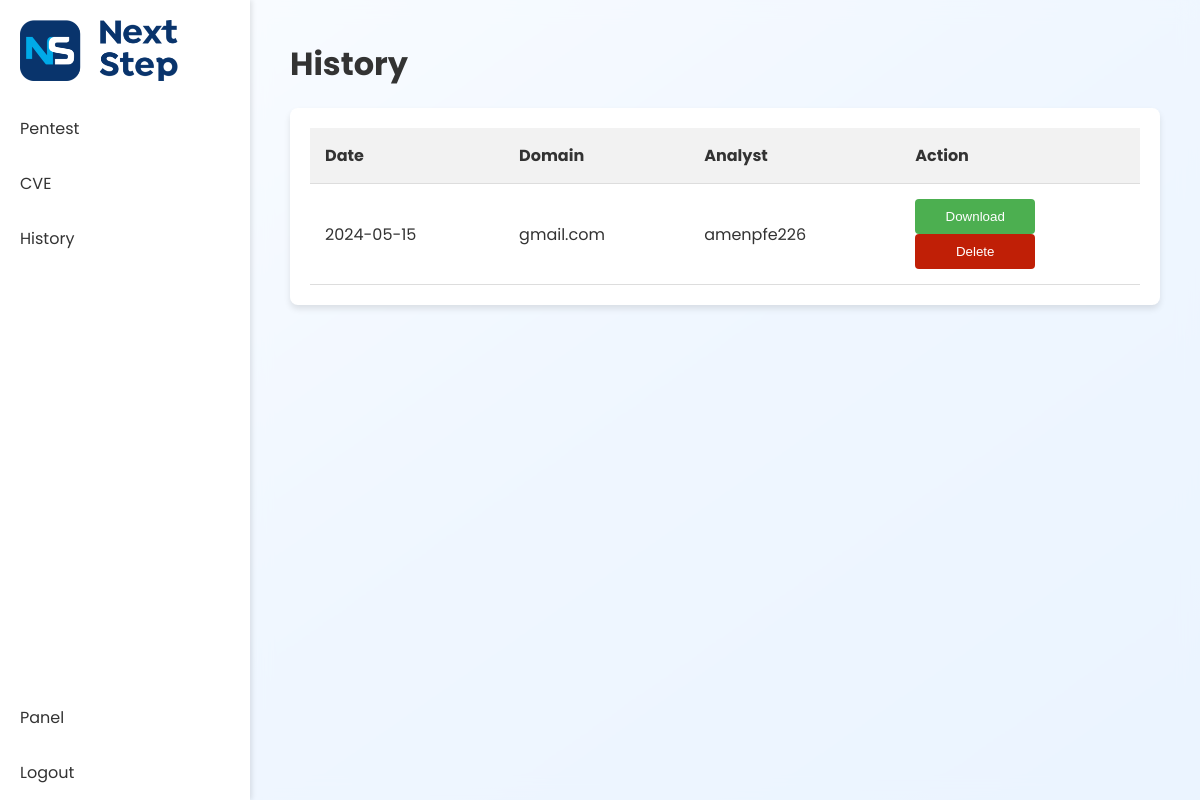
Page /history/ (signed in) on the earlier database version.
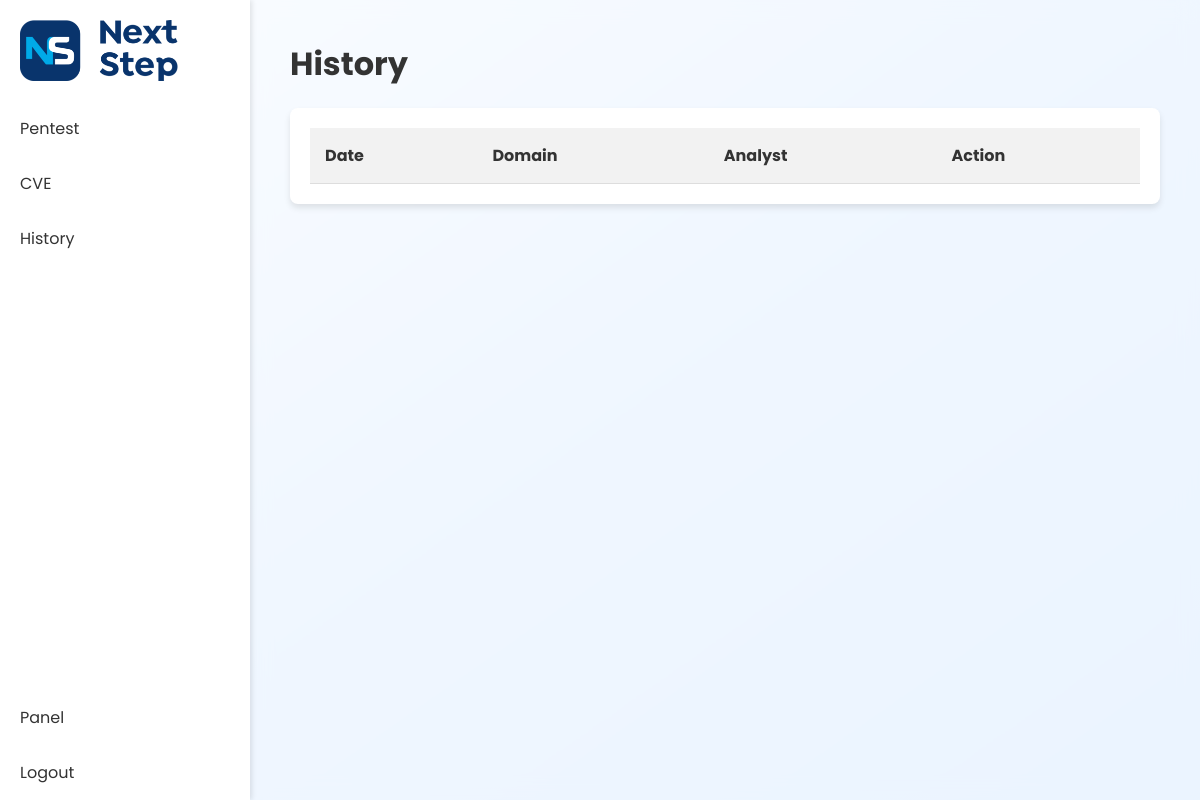
Same page on the later database version.
### app/models/report.py (models this page shows, shortened)
class Report(db.Model):
    id = db.Column(db.Integer, primary_key=True)
    name = db.Column(db.String(100), nullable=False)
    date = db.Column(db.DateTime, nullable=False)
    analyst = db.Column(db.String(100), db.ForeignKey('user.username'))
    pdf_data = db.Column(db.Text)
    ana = db.relationship('User', backref=db.backref('reports', lazy=True))

### app/history/routes.py (the view)
@bp.route('/',methods=['GET'])
@login_required
def index():
    reps = Report.query.all()
    return render_template('history/index.html',reps=reps)

### app/models/users.py (called while the page is built)
@login_manager.user_loader
def load_user(user_id):
    return User.query.get(int(user_id))

### app/templates/history/index.html (shortened to what this page needs)
{% extends 'base.html' %}
{% block content %}
<link rel="stylesheet" href="https://cdnjs.cloudflare.com/ajax/libs/font-awesome/5.15.4/css/all.min.css">
<div class="title">
    <h1>History</h1>
</div>
<div class="table-container">
    <table id="myTable">
        <thead>
            <tr>
                <th>Date</th>
                <th>Domain</th>
                <th>Analyst</th>
                <th>Action</th>
            </tr>
        </thead>
        <tbody>
            {% for rep in reps %}
            <tr>
                <td>{{rep.date.strftime("%Y-%m-%d")}}</td>
                <td>{{rep.name}}</td>
                <td>{{rep.analyst}}</td>
                <td>
                    <form action="{{ url_for('history.download_rep', rep_id=rep.id) }}" method="POST">
                    <button type="submit" class="btn download-btn">Download</button>
                </form>
                <form action="{{ url_for('history.delete_rep', rep_id=rep.id) }}" method="POST">
                <button type="submit" class="delete-btn">Delete</button>
                </form>
                </td>
            </tr>
            {% endfor %}
        </tbody>
    </table>
</div>
{% endblock %}

### app/templates/base.html (shortened to what this page needs)
<!DOCTYPE html>
<html lang="en">
<head>
    </head>
<body>
    <div class="dashboard">
        <div class="dashboard-sidebar">
            <img src="{{ url_for('static', filename='logonextstep.png') }}" alt="Logo">
            <ul>
                <li><a href="{{ url_for('main.index') }}">Pentest</a></li>
                <li><a href="{{ url_for('cve.index') }}">CVE</a></li>
                <li><a href="{{ url_for('history.index') }}">History</a></li>
            </ul>
            <div class="bottom-elements">
                <ul>
                    <li><a href="{{ url_for('panel.index') }}">Panel</a></li>
                    <li><a href="{{ url_for('logout.logout') }}">Logout</a></li>
                </ul>
            </div>
        </div>
        <div class="dashboard-main">
            {% block content %} {% endblock %}
        </div>
    </div>

### app/templates/base.html (style rules this page uses)
html { scroll-behavior: smooth; }
* { box-sizing: border-box; margin: 0; padding: 0; }
body { font-family: 'Poppins', sans-serif; background: linear-gradient(145deg, #e6f1ff, #b2d4ff, #99c6ff); color: #333; height: 100vh; overflow: auto; position: relative; }
.dashboard { display: flex; align-items: stretch; min-height: 100vh; }
.dashboard-sidebar { width: 250px; background: #fff; box-shadow: 2px 0 5px rgba(0, 0, 0, 0.1); z-index: 2; position: fixed; top: 0; left: 0; bottom: 0; display: flex; flex-direction: column; }
.dashboard-sidebar img { padding: 20px; width: 80%; }
.dashboard-sidebar ul { list-style: none; padding: 0; flex-grow: 1; }
.dashboard-sidebar ul li a { display: block; padding: 15px 20px; color: #333; text-decoration: none; transition: background-color 0.3s ease; }
.dashboard-sidebar .bottom-elements { margin-top: auto; }
.dashboard-main { flex-grow: 1; padding: 40px; background: rgba(255, 255, 255, 0.8); backdrop-filter: blur(10px); transition: margin-left 0.3s; overflow-y: auto; margin-left: 250px; }
.dashboard-main h1 { margin-bottom: 20px; }

### app/templates/history/index.html (style rules this page uses)
.table-container { background: white; padding: 20px; border-radius: 8px; box-shadow: 0 4px 6px rgba(0, 0, 0, 0.1); overflow-x: auto; margin-top: 20px; }
table { width: 100%; border-collapse: collapse; }
th, td { padding: 15px; border-bottom: 1px solid #ddd; text-align: left; }
th { background-color: #f2f2f2; }

Differences in the rows shown:
removed Report: date "2024-05-15", name "gmail.com", analyst "amenpfe226"
